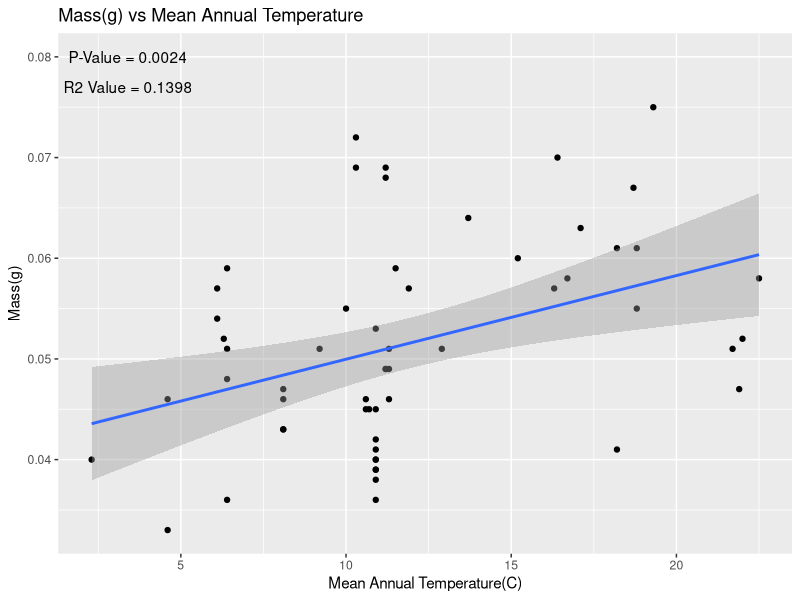
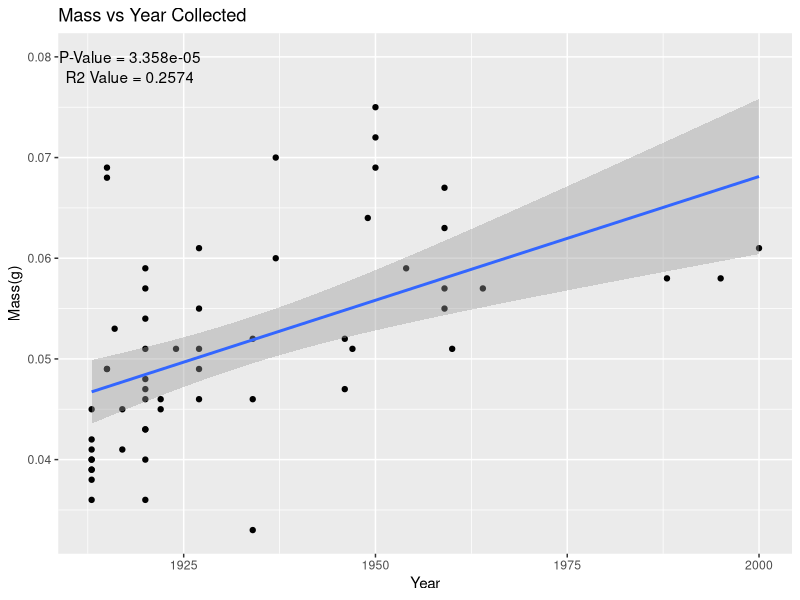
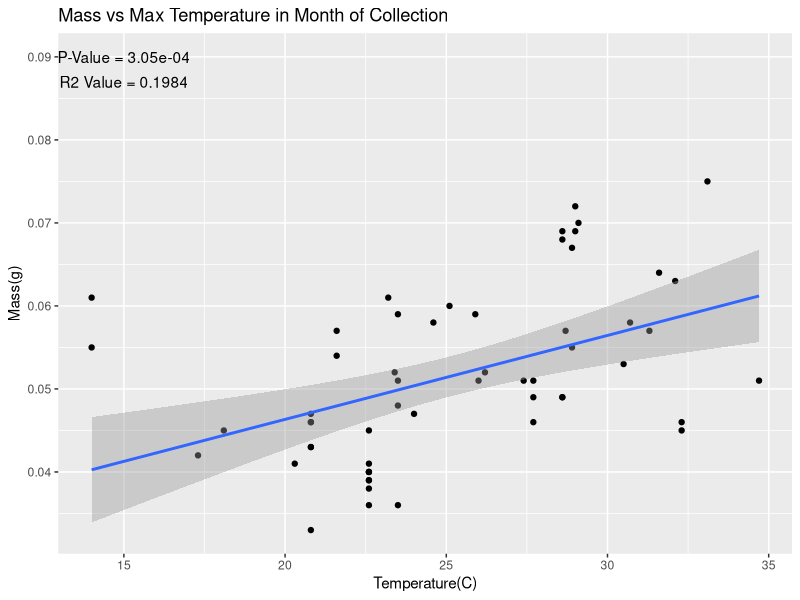
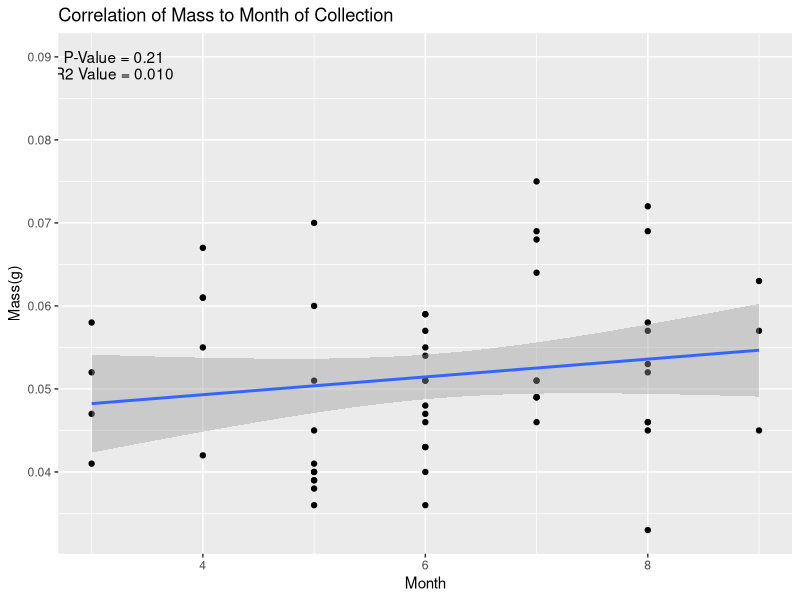
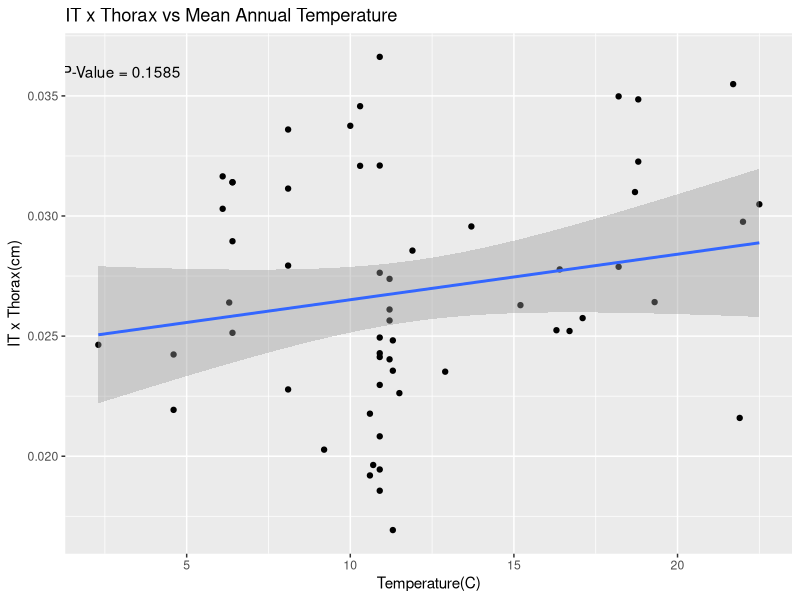
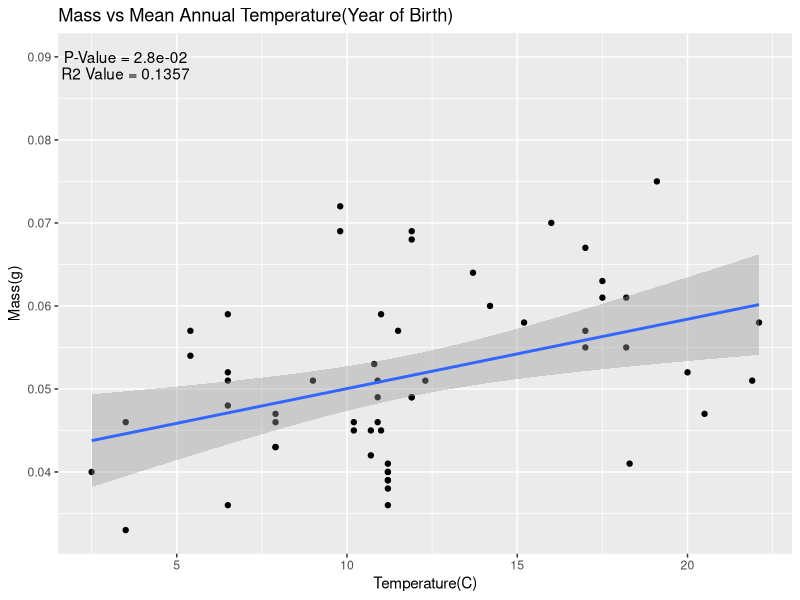
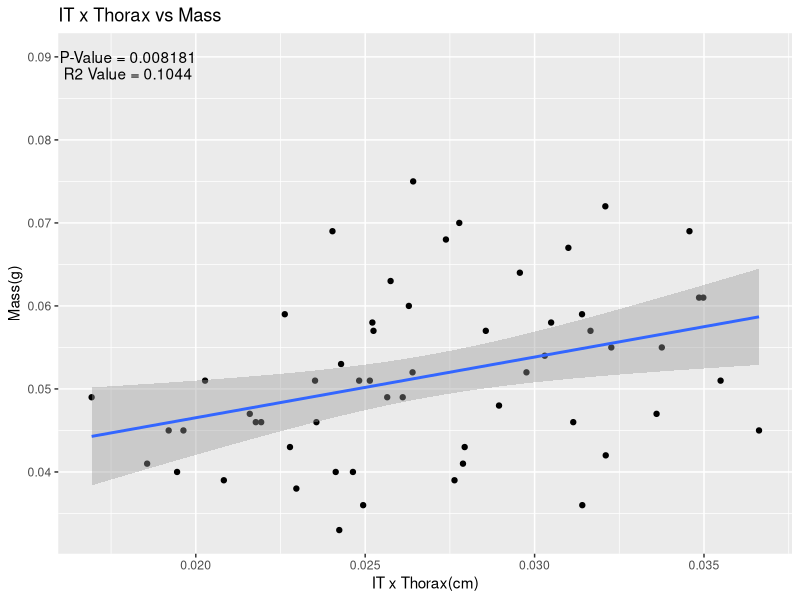
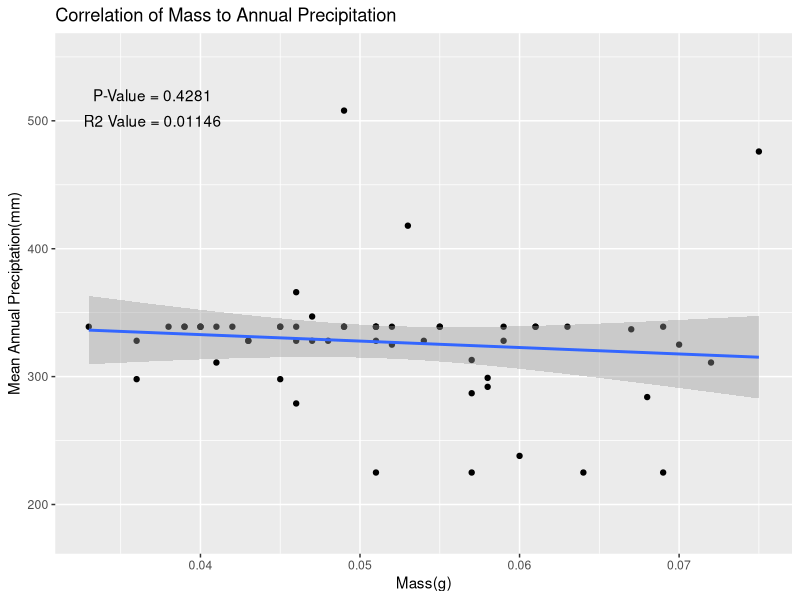

Write R code to recreate these figures, in order. (Note: this script raises an error after producing the figures.)
install.packages("tidyverse")
install.packages("here")
library(readxl)
library(tidyverse)
library(here)
amnhdata <- read_excel(here("data", "amnhsize.xlsx"))
############################################################
massvsmmat <- ggplot(data = amnhdata, aes(x = meanmat, y = mass)) 

massvsmmat + geom_point() + geom_smooth(method = "lm") + 
  annotate("text", x = 3.4, y = .08, label = "P-Value = 0.0024") +
  annotate("text", x = 3.4, y = .077, label = "R2 Value = 0.1398") + labs(
    x = "Mean Annual Temperature(C)",
    y = "Mass(g)",
    title = "Mass(g) vs Mean Annual Temperature"
  )
lmMassvsmmat <- lm(mass ~ meanmat, data = amnhdata) 
summary(lmMassvsmmat)
###########################################################
massvsyear <- ggplot(data = amnhdata, aes(x = year, y = mass))
massvsyear + geom_point() + geom_smooth(method = "lm") +
  annotate("text", x = 1918, y = 0.08, label = "P-Value = 3.358e-05") + 
  annotate("text", x = 1918, y = 0.078, label = "R2 Value = 0.2574") + labs(
    x = "Year",
    y = "Mass(g)",
    title = "Mass vs Year Collected"
  )
lmMassvsyear <- lm(mass ~ year, data = amnhdata)

summary(lmMassvsyear)
###########################################################
massvsmaxt <- ggplot(data = amnhdata, aes(x = maxt, y = mass))
massvsmaxt + geom_point() + geom_smooth(method = "lm") + 
  annotate("text", x = 15, y = 0.09, label = "P-Value = 3.05e-04") + 
  annotate("text", x = 15, y = 0.087, label = "R2 Value = 0.1984") +labs(
    x = "Temperature(C)",
    y = "Mass(g)",
    title = "Mass vs Max Temperature in Month of Collection"
  )
lmMassvsmaxt <- lm(mass ~ maxt, data = amnhdata)
summary(lmMassvsmaxt)
###########################################################
massvsmonth <- ggplot(data = amnhdata, aes(x = month, y = mass))
massvsmonth + geom_point() + geom_smooth(method = "lm") + 
  annotate("text", x = 3.2, y = 0.09, label = "P-Value = 0.21") + 
  annotate("text", x = 3.2, y = 0.088, label = "R2 Value = 0.010") + labs(
    x = "Month",
    y = "Mass(g)",
    title = "Correlation of Mass to Month of Collection"
  )
lmMassvsmonth <- lm(mass ~ month, data = amnhdata)
summary(lmMassvsmonth)
###########################################################
itxthoraxvsmmat <- ggplot(data = amnhdata, aes(x = meanmat, y = itxthorax))
itxthoraxvsmmat + geom_point() + geom_smooth(method = "lm") + 
  annotate("text", x = 3, y = 0.036, label = "P-Value = 0.1585") + labs(
    x = "Temperature(C)",
    y = "IT x Thorax(cm)",
    title = "IT x Thorax vs Mean Annual Temperature"
  )
lmItxthoraxvsmmat <- lm(itxthorax ~ meanmat, data = amnhdata)
summary(lmItxthoraxvsmmat)
##########################################################
massvsmatybc <- ggplot(data = amnhdata, aes(x = matybc, y = mass))
massvsmatybc + geom_point() + geom_smooth(method = "lm") + 
  annotate("text", x = 3.5, y = 0.09, label = "P-Value = 2.8e-02") + 
  annotate("text", x = 3.5, y = 0.088, label = "R2 Value = 0.1357") + labs(
    x = "Temperature(C)",
    y = "Mass(g)",
    title = "Mass vs Mean Annual Temperature(Year of Birth)"
  )
lmMassvsmatybc <- lm(mass ~ matybc, data = amnhdata)
summary(lmMassvsmatybc)
##########################################################
itxthoraxvsmass <- ggplot(data = amnhdata, aes(x = itxthorax, y = mass))
itxthoraxvsmass + geom_point() + geom_smooth(method = "lm") + 
  annotate("text", x = 0.018, y = .09, label = "P-Value = 0.008181")+ 
  annotate("text", x = 0.018, y = 0.088, label = "R2 Value = 0.1044") + labs(
    x = "IT x Thorax(cm)",
    y = "Mass(g)",
    title = "IT x Thorax vs Mass"
  )
lmitxthoraxvsmass <- lm(itxthorax ~ mass, data = amnhdata)
summary(lmitxthoraxvsmass) 
###########################################################
massvsprecip <- ggplot(data = amnhdata, aes(x = mass, y = precip))
massvsprecip + geom_point() + geom_smooth(method = "lm") + ylim(180, 550) +
  annotate("text", x = 0.037, y = 520, label = "P-Value = 0.4281")+ 
  annotate("text", x = 0.037, y = 500, label = "R2 Value = 0.01146") +
  labs(
  x = "Mass(g)",
  y = "Mean Annual Preciptation(mm)",
  title = "Correlation of Mass to Annual Precipitation"
)
lmmassvsprecip <- lm(mass ~ precip, data = amnhdata)
summary(lmmassvsprecip)
###########################################################
massvsprecipybc <- ggplot(data = amnhdata, aes(x = mass, y = precipybc))
massvsprecipybc + geom_point() + geom_smooth(method = "lm") + ylim(180,550) +
  annotate("text", x = 0.037, y = 520, label = "P-Value = 0.4303")+ 
  annotate("text", x = 0.037, y = 500, label = "R2 Value = 0.01135") +
  labs(
    x = "Mass(g)",
    y = "Mean Annual Preciptation(mm)",
    title = "Correlation of Mass to Annual Precipitation(Year Before Collection)"
  )
lmmassvsprecipybc <- lm(mass ~ precipybc, data = amnhdata)
summary(lmmassvsprecipybc)
############################################################
head(amnhdata, 5)
hist(amnhdata$mass)
lines(density(amnhdata$mass), col = 'green', lwd = 1)
############################################################
qqnorm(amnhdata$mass, pch = 1, frame = FALSE) 
qqline(amnhdata$mass, col = "green", lwd = 2)
###########################################################
logData <- log10(amnhdata$mass)
hist(logData)
lines(density(logData), col = "green", lwd = 2)
############################################################
mod1 <- lm(amnhdata$mass ~ amnhdata$meanmat)
plot(mod1)

